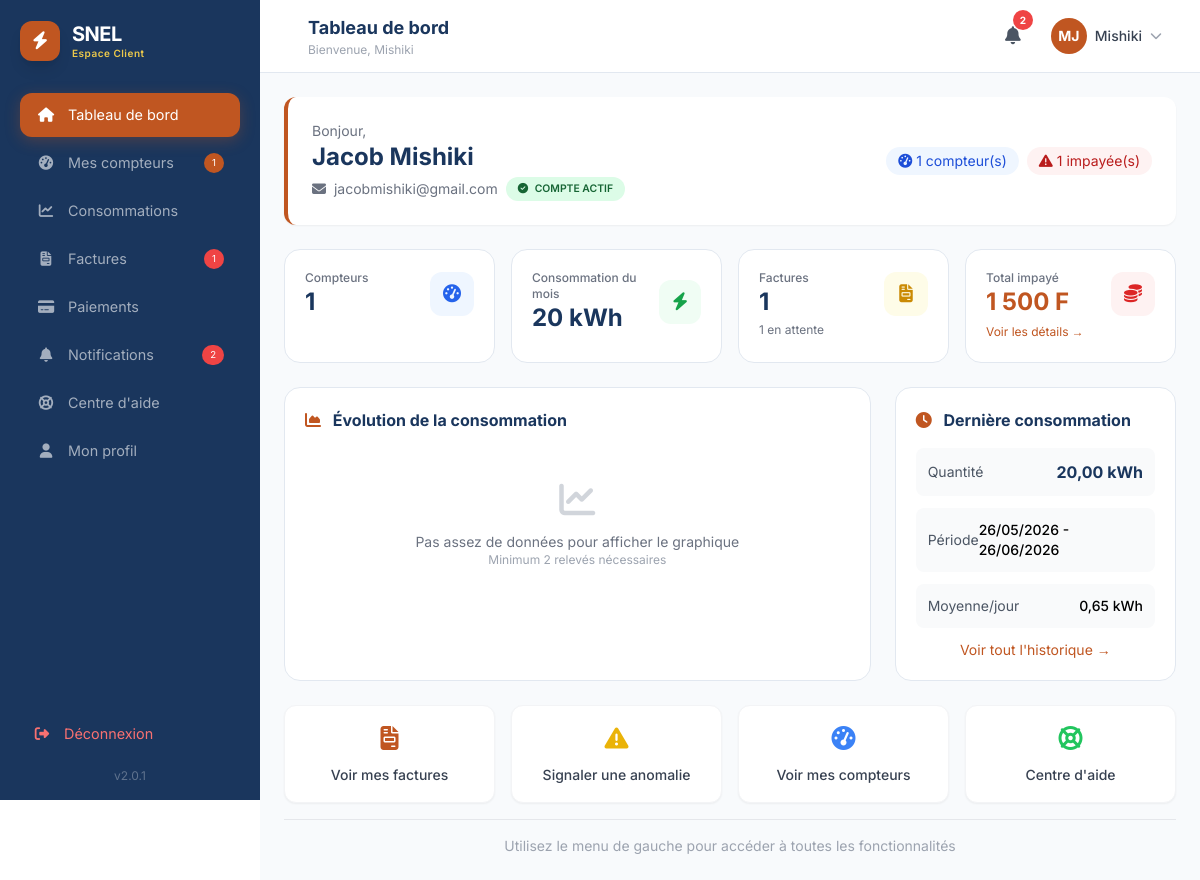
The app's page /pages/Client/dashboard.php (signed in) with its own data.
### tables this page shows
CREATE TABLE `facture` (
  `idFacture` int(11) NOT NULL,
  `numeroFacture` varchar(50) NOT NULL,
  `dateEmission` date NOT NULL,
  `dateEcheance` date NOT NULL,
  `dateLimitePaiement` date NOT NULL,
  `datePaiementReel` date DEFAULT NULL,
  `montantTotal` float NOT NULL,
  `montantHT` float DEFAULT NULL,
  `montantTVA` float DEFAULT NULL,
  `tauxTVA` float DEFAULT 18,
  `montantPenalite` float DEFAULT 0,
  `montantReduction` float DEFAULT 0,
  `remise` float DEFAULT 0,
  `statut` enum('en_attente','payee','en_retard','annulee','impayee') DEFAULT 'en_attente',
  `typeFacture` enum('normale','regulatrice','penalite') DEFAULT 'normale',
  `periodeConsoDebut` date DEFAULT NULL,
  `periodeConsoFin` date DEFAULT NULL,
  `description` text DEFAULT NULL,
  `idClient` int(11) DEFAULT NULL,
  `idConsommation` int(11) DEFAULT NULL,
  `idAgentCreation` int(11) DEFAULT NULL,
  `dateCreation` timestamp NOT NULL DEFAULT current_timestamp(),
  `dateModification` timestamp NOT NULL DEFAULT current_timestamp() ON UPDATE current_timestamp()
);

CREATE TABLE `client` (
  `idClient` int(11) NOT NULL,
  `nom` varchar(100) NOT NULL,
  `prenom` varchar(100) NOT NULL,
  `adresse` varchar(255) NOT NULL,
  `codePostal` varchar(20) DEFAULT NULL,
  `ville` varchar(100) DEFAULT NULL,
  `pays` varchar(50) DEFAULT 'Congo',
  `email` varchar(100) NOT NULL,
  `motDePasse` varchar(255) NOT NULL,
  `Telephone` varchar(20) NOT NULL,
  `Telephone2` varchar(20) DEFAULT NULL,
  `dateInscription` datetime DEFAULT current_timestamp(),
  `dateNaissance` date DEFAULT NULL,
  `sexe` enum('M','F','Autre') DEFAULT NULL,
  `numeroIdentite` varchar(50) DEFAULT NULL,
  `typeIdentite` varchar(50) DEFAULT NULL,
  `statut` enum('actif','inactif','suspendu') DEFAULT 'actif',
  `dateCreation` timestamp NOT NULL DEFAULT current_timestamp(),
  `dateModification` timestamp NOT NULL DEFAULT current_timestamp() ON UPDATE current_timestamp()
);

CREATE TABLE `consommation` (
  `idConsommation` int(11) NOT NULL,
  `dateDebut` date NOT NULL,
  `dateFin` date NOT NULL,
  `indexAncien` varchar(50) NOT NULL,
  `indexNouveau` varchar(50) NOT NULL,
  `quantiteCons` float NOT NULL,
  `consommationJournaliere` float DEFAULT NULL,
  `consommationMoyenne` float DEFAULT NULL,
  `periode` varchar(20) DEFAULT NULL COMMENT 'mensuel, trimestriel, annuel',
  `saison` enum('ete','hiver','printemps','automne') DEFAULT NULL,
  `observations` text DEFAULT NULL,
  `idCompteur` int(11) DEFAULT NULL,
  `idAgentReleve` int(11) DEFAULT NULL,
  `dateReleve` datetime DEFAULT current_timestamp(),
  `dateCreation` timestamp NOT NULL DEFAULT current_timestamp(),
  `dateModification` timestamp NOT NULL DEFAULT current_timestamp() ON UPDATE current_timestamp()
);

### Pages/Client/dashboard.php (the view, shortened to what the rows shown need)
<?php
require_once __DIR__ . '/../../Classes/Database.php';
require_once __DIR__ . '/../../Classes/Client.php';
$client = new Client();
$user = $client->getLoggedInUser();
$compteurs = $user->getCompteurs();
$factures = $user->getFactures();
$db = Database::getInstance()->getConnection();
$consommations = [];
if ($compteurs) {
    $ids = array_column($compteurs, 'idCompteur');
    if (!empty($ids)) {
        $placeholders = implode(',', array_fill(0, count($ids), '?'));
        try {
            $stmt = $db->query("SHOW COLUMNS FROM Consommation");
            $columns = $stmt->fetchAll(PDO::FETCH_COLUMN);
            $orderColumn = 'idConsommation';
            if (in_array('dateFin', $columns)) {
                $orderColumn = 'dateFin';
            } elseif (in_array('dateReleve', $columns)) {
                $orderColumn = 'dateReleve';
            } elseif (in_array('dateCreation', $columns)) {
                $orderColumn = 'dateCreation';
            }
            $stmt = $db->prepare("SELECT * FROM Consommation WHERE idCompteur IN ($placeholders) ORDER BY $orderColumn DESC LIMIT 12");
            $stmt->execute($ids);
            $consommations = $stmt->fetchAll();
        } catch (PDOException $e) {
            $consommations = [];
        }
    }
}
$totalCompteurs = count($compteurs);
$facturesImpayees = array_filter($factures, function($f) {
    return in_array($f['statut'], ['en_attente', 'en_retard']);
});
$totalImpaye = array_sum(array_column($facturesImpayees, 'montantTotal'));
$derniereConsommation = !empty($consommations) ? $consommations[0] : null;
?>
<!DOCTYPE html>
<html lang="fr">
<head>
    <script src="https://cdn.tailwindcss.com"></script>
    <link rel="stylesheet" href="https://cdnjs.cloudflare.com/ajax/libs/font-awesome/6.5.1/css/all.min.css">
</head>
<body>
<aside class="sidebar" id="sidebar">
    <div class="p-5">
        <nav class="space-y-1">
            <a href="Factures/index.php" class="nav-item">
                <i class="fas fa-file-invoice w-5 text-center"></i> Factures
                <?php if (count($facturesImpayees) > 0): ?>
                    <span class="badge" style="background:#ef4444;"><?= count($facturesImpayees) ?></span>
                <?php endif; ?>
            </a>
        </nav>
    </div>
</aside>
<div class="main-content">
    <header class="topbar">
        <div class="flex items-center justify-between">
            <div class="flex items-center space-x-4">
                <div>
                    <h1 class="text-lg font-bold text-primary hidden sm:block">Tableau de bord</h1>
                    <p class="text-xs text-gray-400 hidden sm:block">Bienvenue, <?= htmlspecialchars($user->getPrenom()) ?></p>
                </div>
            </div>
            <div class="flex items-center space-x-4">
                <div class="relative">
                    <button onclick="toggleUserMenu()" class="flex items-center space-x-2 hover:bg-gray-100 p-1.5 rounded-full transition">
                        <div class="w-9 h-9 bg-secondary rounded-full flex items-center justify-center text-white font-bold text-sm">
                            <?= strtoupper(substr($user->getPrenom(), 0, 1) . substr($user->getNom(), 0, 1)) ?>
                        </div>
                        <span class="hidden md:block text-sm font-medium text-gray-700">
                            <?= htmlspecialchars($user->getPrenom()) ?>
                        </span>
                        <i class="fas fa-chevron-down text-xs text-gray-400 hidden md:block"></i>
                    </button>
                </div>
            </div>
        </div>
    </header>
    <div class="p-4 lg:p-6">
        <section id="section-dashboard" class="tab-content active">
            <div class="bg-white rounded-xl shadow-sm p-6 mb-6 border-l-4 border-secondary">
                <div class="flex flex-wrap justify-between items-center">
                    <div>
                        <p class="text-sm text-gray-500">Bonjour,</p>
                        <h1 class="text-2xl font-bold text-primary">
                            <?= htmlspecialchars($user->getNom() . ' ' . $user->getPrenom()) ?>
                        </h1>
                        <div class="flex flex-wrap items-center gap-2 mt-1">
                            <span class="text-sm text-gray-500">
                                <i class="fas fa-envelope mr-1"></i>
                                <?= htmlspecialchars($user->getEmail()) ?>
                            </span>
                            <span class="status-badge status-actif">
                                <i class="fas fa-check-circle mr-1"></i> Compte actif
                            </span>
                        </div>
                    </div>
                    <div class="flex flex-wrap gap-2 mt-2 sm:mt-0">
                        <a href="/Pages/Client/Compteurs/index.php" class="bg-blue-50 text-blue-700 px-3 py-1 rounded-full text-sm flex items-center hover:bg-blue-100 transition">
                            <i class="fas fa-gauge-high mr-1"></i> <?= $totalCompteurs ?> compteur(s)
                        </a>
                        <?php if (count($facturesImpayees) > 0): ?>
                            <a href="/Pages/Client/Factures/index.php" class="bg-red-50 text-red-700 px-3 py-1 rounded-full text-sm flex items-center animate-pulse hover:bg-red-100 transition">
                                <i class="fas fa-exclamation-triangle mr-1"></i> <?= count($facturesImpayees) ?> impayée(s)
                            </a>
                        <?php endif; ?>
                    </div>
                </div>
            </div>
            <div class="grid grid-cols-2 lg:grid-cols-4 gap-4 mb-6">
                <a href="/Pages/Client/Factures/index.php" class="stat-card block hover:no-underline">
                    <div class="flex items-center justify-between">
                        <div>
                        </div>
                        <div class="w-11 h-11 bg-yellow-50 rounded-xl flex items-center justify-center">
                        </div>
                    </div>
                    <p class="text-xs text-gray-500 mt-1">
                        <?= count($facturesImpayees) ?> en attente
                    </p>
                </a>
                <a href="/Pages/Client/Factures/index.php" class="stat-card block hover:no-underline">
                    <div class="flex items-center justify-between">
                        <div>
                            <p class="text-xs text-gray-500 font-medium">Total impayé</p>
                            <p class="text-2xl font-bold text-secondary"><?= number_format($totalImpaye, 0, ',', ' ') ?> F</p>
                        </div>
                    </div>
                </a>
            </div>
            <div class="grid lg:grid-cols-3 gap-6">
                <div class="card-snel">
                    <?php if ($derniereConsommation): ?>
                        <div class="space-y-3">
                            <div class="flex justify-between items-center p-3 bg-gray-50 rounded-lg">
                                <span class="text-sm text-gray-600">Quantité</span>
                                <span class="font-bold text-primary"><?= number_format($derniereConsommation['quantiteCons'], 2, ',', ' ') ?> kWh</span>
                            </div>
                            <?php if (isset($derniereConsommation['dateDebut']) && isset($derniereConsommation['dateFin'])): ?>
                            <div class="flex justify-between items-center p-3 bg-gray-50 rounded-lg">
                                <span class="text-sm text-gray-600">Période</span>
                                <span class="font-medium text-sm">
                                    <?= date('d/m/Y', strtotime($derniereConsommation['dateDebut'])) ?> -
                                    <?= date('d/m/Y', strtotime($derniereConsommation['dateFin'])) ?>
                                </span>
                            </div>
                            <?php endif; ?>
                            <?php if (isset($derniereConsommation['consommationJournaliere']) && $derniereConsommation['consommationJournaliere'] > 0): ?>
                                <div class="flex justify-between items-center p-3 bg-gray-50 rounded-lg">
                                    <span class="text-sm text-gray-600">Moyenne/jour</span>
                                    <span class="font-medium text-sm"><?= number_format($derniereConsommation['consommationJournaliere'], 2, ',', ' ') ?> kWh</span>
                                </div>
                            <?php endif; ?>
                            <a href="/Pages/Client/Consommations/index.php" class="text-secondary hover:underline text-sm block text-center">
                                Voir tout l'historique →
                            </a>
                        </div>
                    <?php else: ?>
                        <p class="text-gray-500 text-sm text-center py-6">Aucune consommation enregistrée</p>
                    <?php endif; ?>
                </div>
            </div>
        </section>
    </div>
</div>
</body>
</html>

### records on screen
facture: statut "1", statut "1 500"
client: prenom "Mishiki", prenom+nom "MJ", $user->getNom() . ' ' . $user->getPrenom() "Jacob Mishiki", email "jacobmishiki@gmail.com"
consommation: quantiteCons "20,00", dateDebut "26/05/2026", dateFin "26/06/2026", consommationJournaliere "0,65"

### other values on screen
$totalCompteurs "1"
$totalNotifs "2"
$consoMois "20"
$totalFactures "1"
